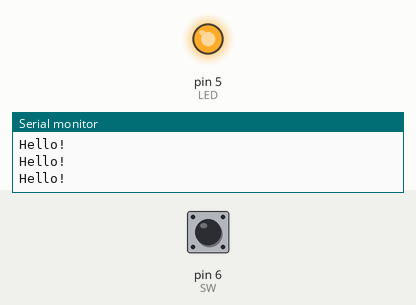
Recording of a sketch running on a simulated Arduino Uno, built with avr-gcc and run on an emulated ATmega328P. On the bench: output pins drawn as LEDs (lit = HIGH), the last lines printed to the serial monitor. Dashed ring = blinking. The inputs (shaded band) are chosen by the test bench; at power-on: pin 6 (SW) HIGH.

Above: at 1.2 s.
1.3 s: pin 6 (SW) pulled LOW for 0.15 s
At 1.38 s:
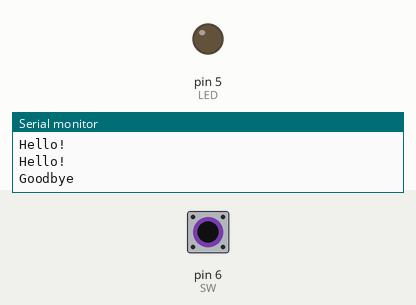
2.9 s: pin 6 (SW) pulled LOW for 1 s
At 4.5 s:
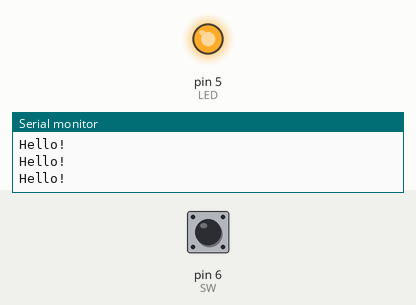
6.9 s: pin 6 (SW) pulsed LOW 5 times (0.12 s each, 0.3 s apart)
At 7.11 s:
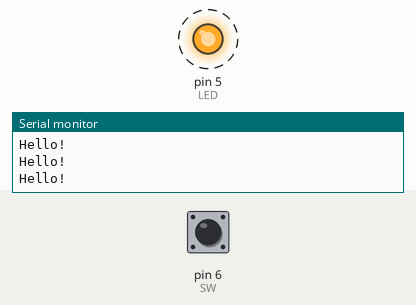
Timing chart, 0 to 9.9 s (numbered marks = the images above; inputs shaded):
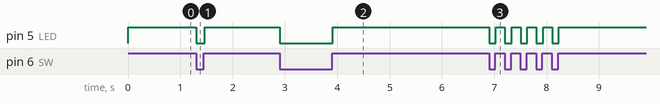

The sketch:

Lab2-2-2.ino
```cpp
int SW = 6;
int LED = 5;
int SW_STATE = 0;
void setup() {
  // put your setup code here, to run once:
  Serial.begin(9600);
  pinMode(SW, INPUT_PULLUP);
  pinMode(LED, OUTPUT);
}

void loop() {
  // put your main code here, to run repeatedly:
  SW_STATE = digitalRead(SW);
  if(SW_STATE == HIGH){
     Serial.println("Hello!");
     digitalWrite(LED, HIGH);
  }
  else{
    digitalWrite(LED, LOW);
    Serial.println("Goodbye");
  }
}
```

Measured:
- after the input at 1.3 s, pin 5 (LED): HIGH → LOW at once, → HIGH 0.16 s later
- after the input at 2.9 s, pin 5 (LED): HIGH → LOW at once, → HIGH 1.0 s later
- after the input at 6.9 s, pin 5 (LED): alternates HIGH for 0.17 s and LOW for 0.12 s, 10 changes in all, then stays HIGH, starting at once
